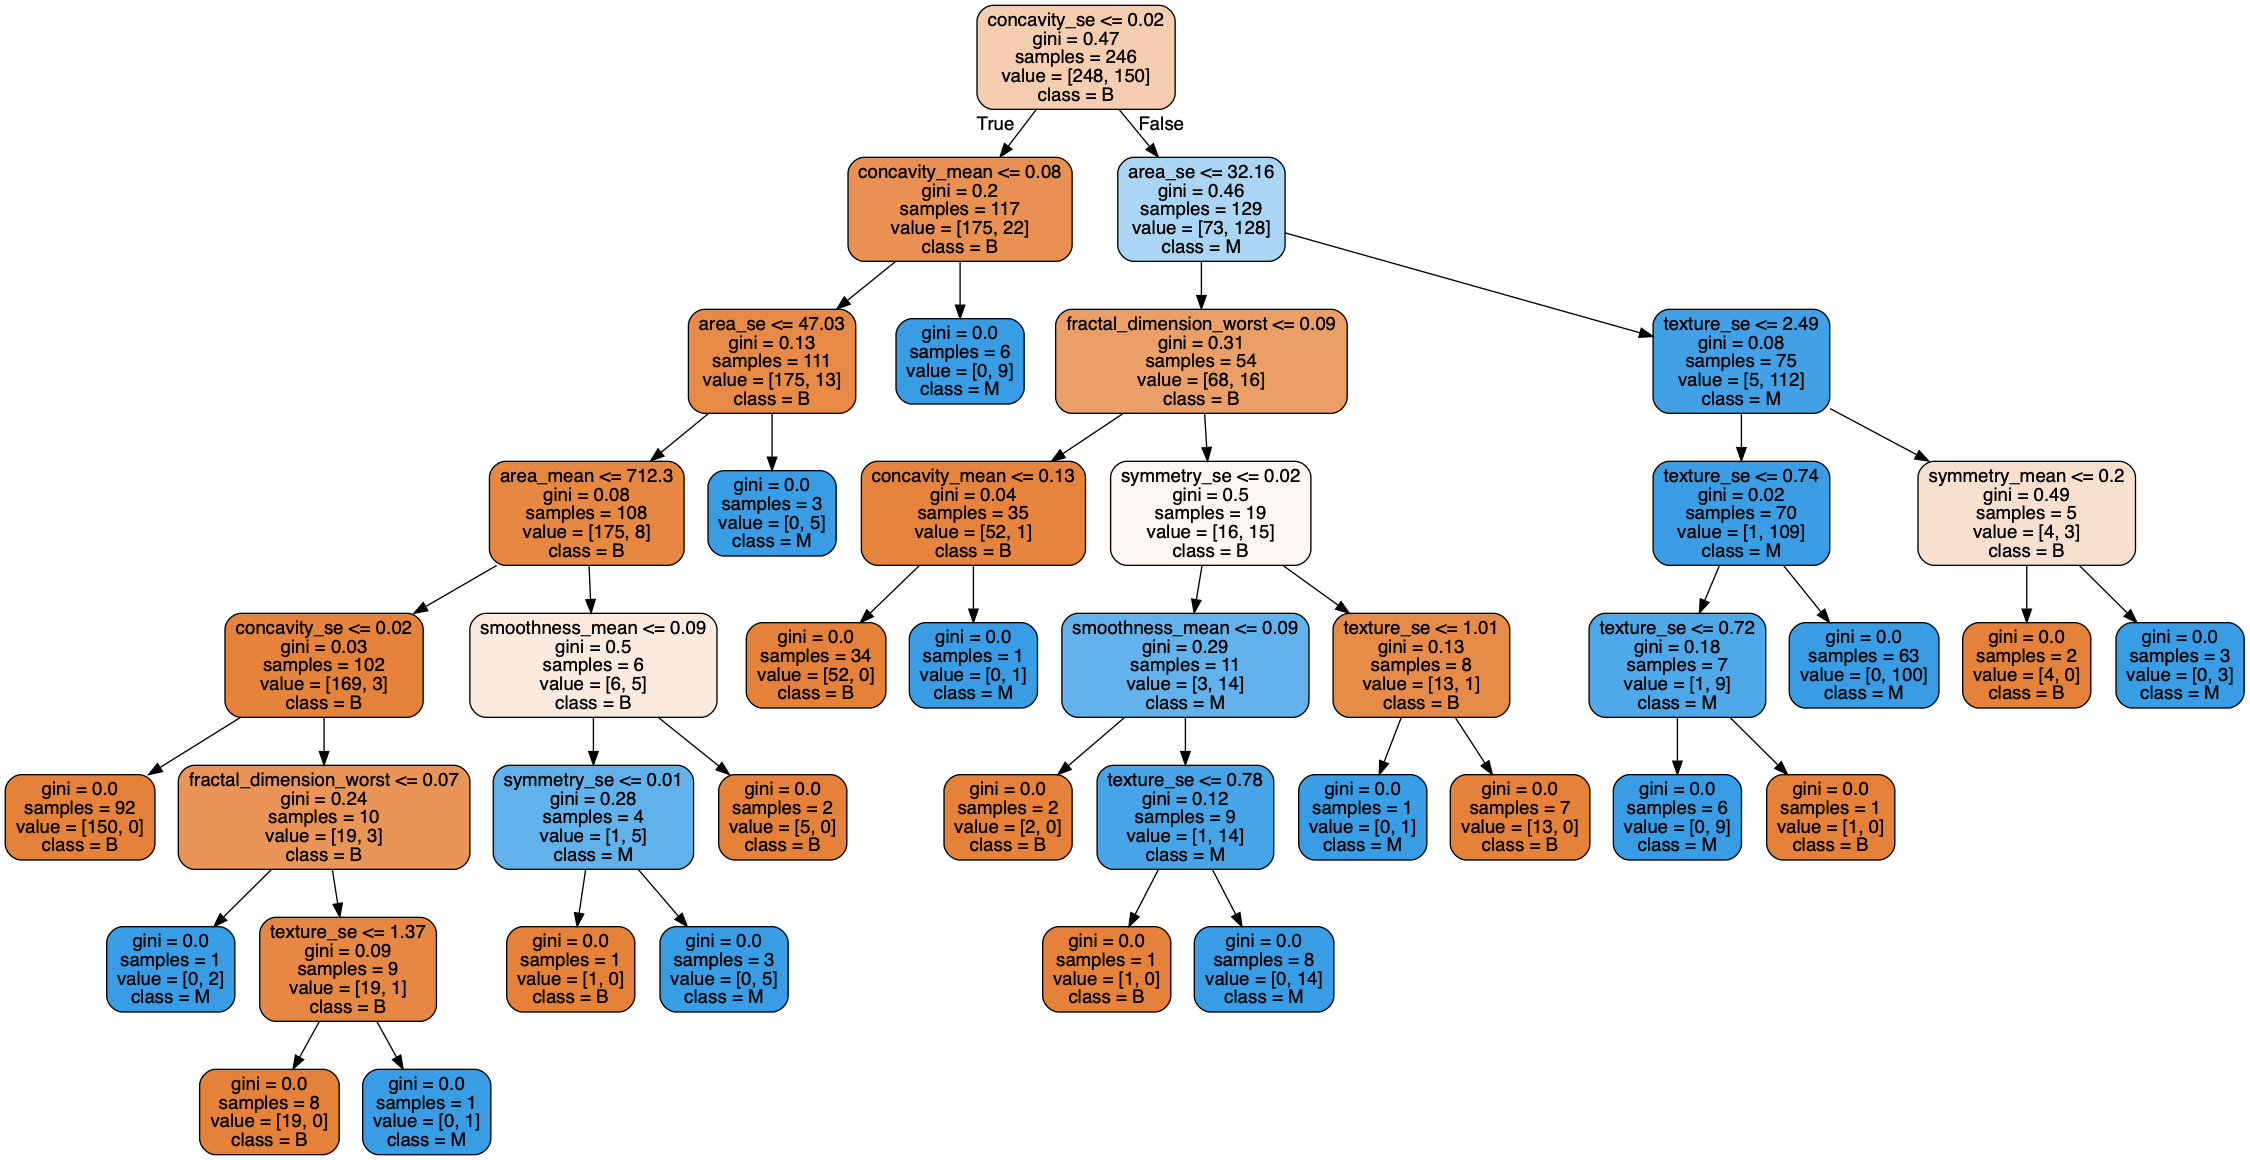

The script that saved this image:
"""
    Marco Antonio Mancha Alfaro
    A01206194
    Breast Cancer Detection using Random Forests
"""
import pandas as pd
from sklearn.ensemble import RandomForestClassifier
from sklearn.model_selection import train_test_split
from sklearn.metrics import accuracy_score,f1_score,confusion_matrix
from sklearn.model_selection import cross_val_score
import seaborn as sea
import matplotlib.pyplot as plt

# loading dataset without header
data = pd.read_csv("breast.csv", header=0)
col = data.columns

# print dataset columns to check for Unnamed columns
# print(col)

# divide dataset on labels and features
y = data.diagnosis

# columns to drop
non_feature = ['id','diagnosis','Unnamed: 32']
X = data.drop(non_feature,axis = 1 )

# check correlation of variables
figure,axes = plt.subplots(figsize=(20, 20))
sea.heatmap(X.corr(), annot=True, fmt= '.2f',ax=axes)
plt.savefig('heatmap.png')

# drop correlated variables
correlated = ['perimeter_mean','radius_mean','compactness_mean','concave points_mean','radius_se',
            'perimeter_se','radius_worst','perimeter_worst','compactness_worst','concave points_worst',
            'compactness_se','concave points_se','texture_worst','area_worst']

X = X.drop(correlated,axis = 1)    

# split dataset so we can train and test with data
X_train, X_test, y_train, y_test = train_test_split(X, y, test_size=0.3, random_state=10) # 70% training and 30% test

# Generate Random Forest with 10 trees
rf = RandomForestClassifier(random_state=10,n_estimators=10) 

# Cross validation in order to check overfitting
scores = cross_val_score(rf, X_train, y_train, cv=5)
print("Cross Validation Accuracy: %0.2f (+/- %0.2f)" % (scores.mean(), scores.std() * 2))

# Train model
rf = rf.fit(X_train,y_train)

# Make predictions
y_pred = rf.predict(X_test)

# Accuracy with test data
print("Test Accuracy:",accuracy_score(y_test, y_pred))

from sklearn.tree import export_graphviz

# Select one of the trees to see structure
estimator = rf.estimators_[0]

# Export random forest in .dot format
export_graphviz(estimator, out_file='tree.dot', 
                feature_names = X.columns,
                class_names = ["B","M"],
                rounded = True, proportion = False, 
                precision = 2, filled = True)
